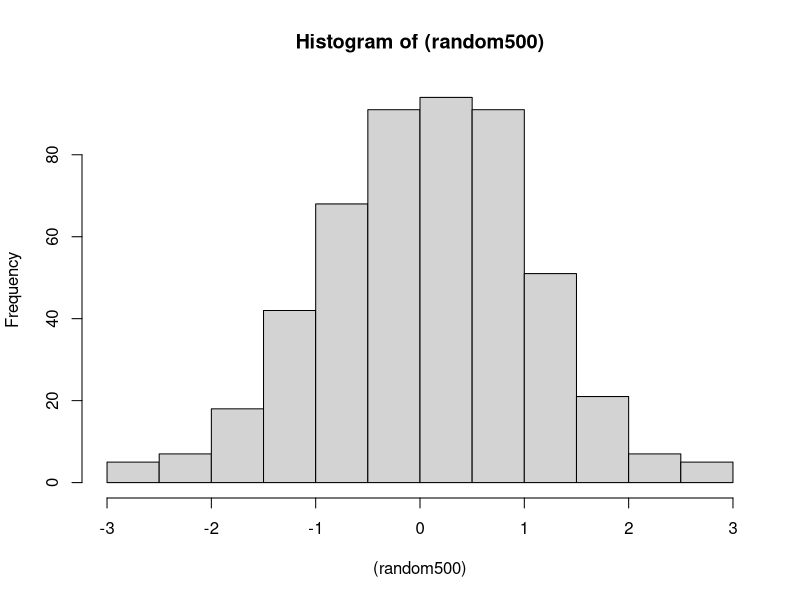

The R source for this figure:
# Math Problems and notes
"
https://share.goodnotes.com/s/UV6yFGW3RimdFQDNATKvN9   
"


# Problem (A)



X1 =3
X2=-4

Y1=2
Y2=100

#slope
b = (Y1-Y2)/(X1-X2)

# intercept
a = ((Y2*X1) - (Y1*X2))  / (X1-X2)

a
b
# correct
# Problem (B)

X1 = 0
X2 = -11

Y1 = -2
Y2 = -100

#slope
b = (Y1-Y2)/(X1-X2)

# intercept
a = ((Y2*X1) - (Y1*X2))  / (X1-X2)

a
b

# correct


# Problem (C)

random500= rnorm(500)
hist((random500))
summary(random500)

# Problem (D)
# Verify that the average of tildeX equals 0 (up to numerical precision).
#Hint 1: Recall the command result <- X + 1 in intro.R.
#It performs an operation (adding one) on each element of X, and places the result in the variable result.

X = rnorm(20)
X

meanX = mean(X)

tildeX = X - meanX
tildeX
mean(tildeX)
# indeed tildeX is equals to zero

mean(tildeX) < .0001



#  Problem (E)
X = rnorm(20)

mean(X)
sd(X)

tildeX = (X - mean(X)) / (sd(X))


mean(tildeX) < .0001

# indeed smaller than .0001, we can conclude it is close zero.
sd(tildeX) > 0.99999
# and the Standard deviation is 1

# Problem  (F)

X = rnorm(20)*10^10

mean(X)
sd(X)

tildeX = (X - mean(X)) / (sd(X))


mean(tildeX) < .0001
# indeed smaller than .0001, even if we repeat it with 10¨^10 times, we can conclude it is zero.

# Problem (G)


n  = 15
x = -0.5

series = x^(0:n)

# pay attention to the parenthesis at the first fraction 1-x^, when copying the formula.

(1-x^(n+1))/(x-1)

series
sum(series)








